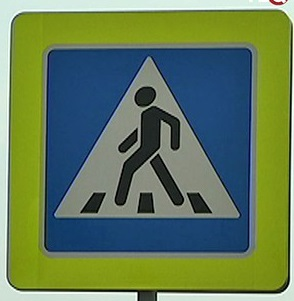
#> input picture picture-1.jpg, 294 x 301 px, found by its file name
$ jupyter execute Main.ipynb   (shell and % lines are left out)
#> lines starting #> are read from the running program, lines starting #| are printed output that depends on the picture; after the words box and inside, x2 and y2 are one past the last pixel; in counts of white or black regions, pixels touching at a corner belong together
<a href="https://colab.research.google.com/github/OSLL/sirius-cv/blob/25_clusterization_Daniil_Komarov/Main.ipynb" target="_parent"></a>

[cell 1]
import cv2
import numpy as np
from sklearn.cluster import OPTICS
from google.colab.patches import cv2_imshow

#Abstract class here
class RoadSignDetectorPattern:
  def __init__(self, test_img, query_img):
    self.test_img = test_img
    self.query_img = query_img

  def detect(self):
    pass

  def compare(self, test_kps, test_des, query_kps, query_des):
    pass

  def calculateSignCenters(self, query_kps, good_points):
    pass

  def run(self):
    pass

  def changeQueryImage(self, query_img):
    pass

#Specific class here
class RoadSignDetector(RoadSignDetectorPattern):
  def __init__(self, test_img, query_img):
      super().__init__(test_img, query_img)

  def detect(self):
    orb = cv2.ORB_create()
    test_kps, test_des = orb.detectAndCompute(self.test_img, None)
    query_kps, query_des = orb.detectAndCompute(self.query_img, None)
    return test_kps, test_des, query_kps, query_des

  def compare(self, test_kps, test_des, query_kps, query_des):
    flann = cv2.FlannBasedMatcher({"algorithm": 6, "table_number": 6, "key_size": 12, "multi_probe_level": 1}, {"checks": 50})
    matches = flann.knnMatch(test_des, query_des, k=2)
    good_points = []
    for m in matches:
        if m[0].distance < 0.7*m[1].distance:
            good_points.append(m[0])
    if(len(good_points) > 10):
      return good_points
    else:
      return None

  def calculateSignCenters(self, query_kps, good_points):
    if(len(good_points) > 10):
      x_gen = [query_kps[i.trainIdx].pt[0] for i in good_points]
      y_gen = [query_kps[i.trainIdx].pt[1] for i in good_points]
      coords = []
      for i, x_coord in enumerate(x_gen):
        coords.append([x_coord, y_gen[i]])

      points_to_clusterize = np.array(coords)
      clust = OPTICS(min_samples=25)
      clust.fit(points_to_clusterize)

      roadsign_kps = []
      i = 0
      while(True):
        points = points_to_clusterize[clust.labels_ == i]
        points = points.astype(int)
        if(points.size != 0):
          temp = []
          for point in points:
            temp.append(point)
          roadsign_kps.append(temp)
        else:
          break
        i += 1
      roadsign_coords = []
      for kps in roadsign_kps:
        x_kps = [i[0] for i in kps]
        y_kps = [i[1] for i in kps]
        roadsign_coords.append([min(x_kps), max(x_kps), min(y_kps), max(y_kps)])
      return roadsign_coords
    else:
      return None

  def run(self):
    t_kp, t_des, q_kp, q_des = self.detect()
    success = False
    for i in range(3):
      try:
        good_points = self.compare(t_kp, t_des, q_kp, q_des)
        success = True
        break
      except IndexError:
        pass
    if(success and good_points != None):
      roadsign_centers = self.calculateSignCenters(q_kp, good_points)
      for center in roadsign_centers:
        x_size = center[1]-center[0]
        y_size = center[3]-center[2]
        add_size_x = int(x_size/100*40)
        add_size_y = int(y_size/100*40)
        self.query_img = cv2.rectangle(self.query_img, (center[0]-add_size_x, center[2]-add_size_y), (center[1]+add_size_x, center[3]+add_size_y), (0, 0, 0), 2)
      cv2_imshow(self.query_img)
    else:
      print("Image doesn't contain road signs!")

  def changeQueryImage(self, query_img):
    self.query_img = query_img

#Main code here
img_test = cv2.imread('/content/picture-1.jpg', cv2.IMREAD_GRAYSCALE)
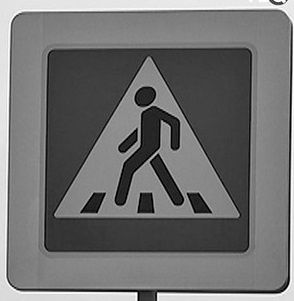
#> img_test: shape (301, 294); min 0, max 255, mean 112.3

img_query = cv2.imread('/content/picture-2.jpg', cv2.IMREAD_GRAYSCALE)
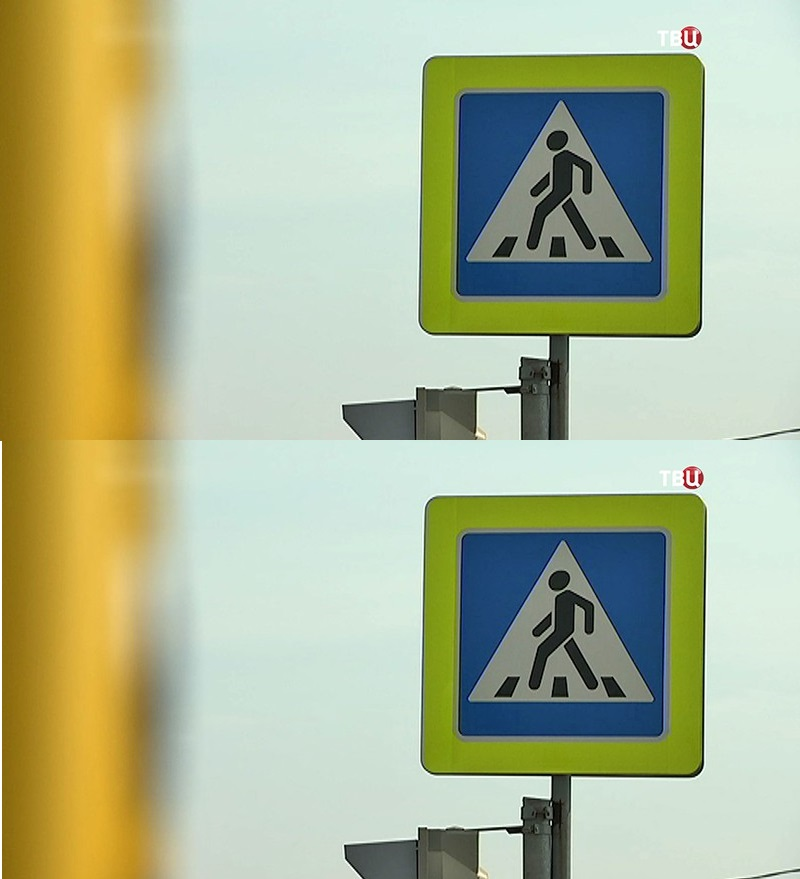
#> input picture picture-2.jpg, 800 x 879 px, found by its file name
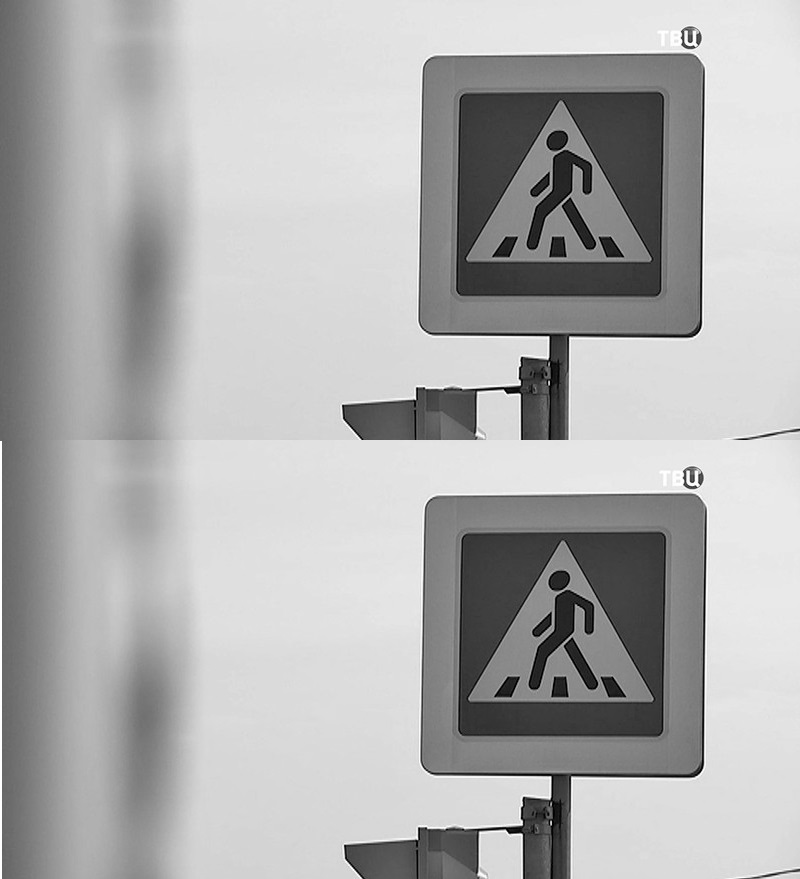
#> img_query: shape (879, 800); min 0, max 255, mean 175.2

img_query2 = cv2.imread('/content/picture-3.jpg', cv2.IMREAD_GRAYSCALE)
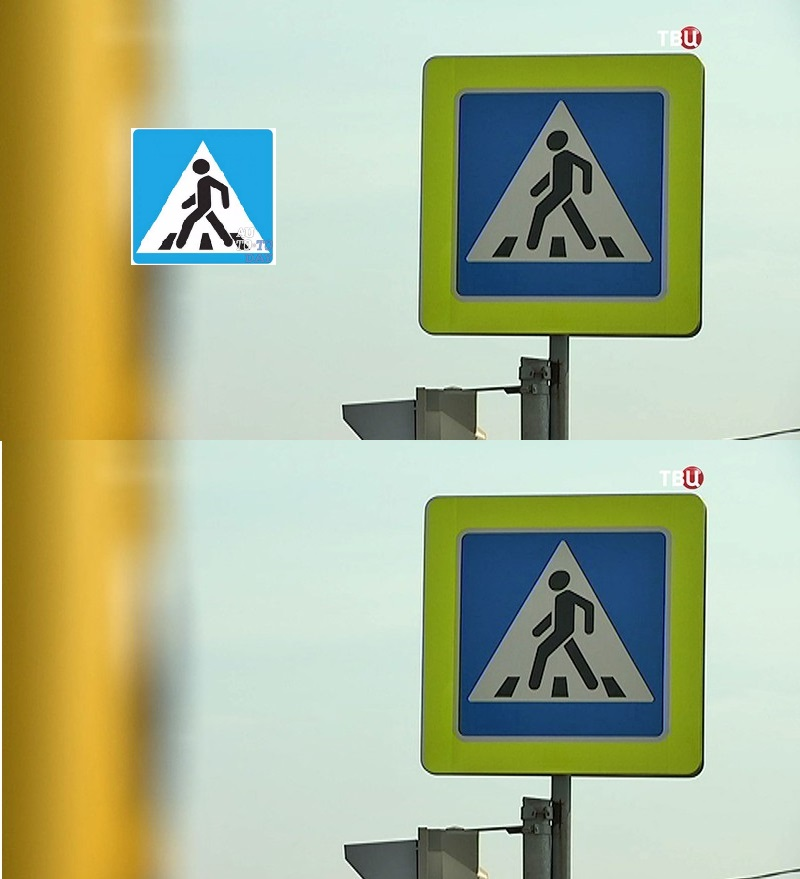
#> input picture picture-3.jpg, 800 x 879 px, found by its file name
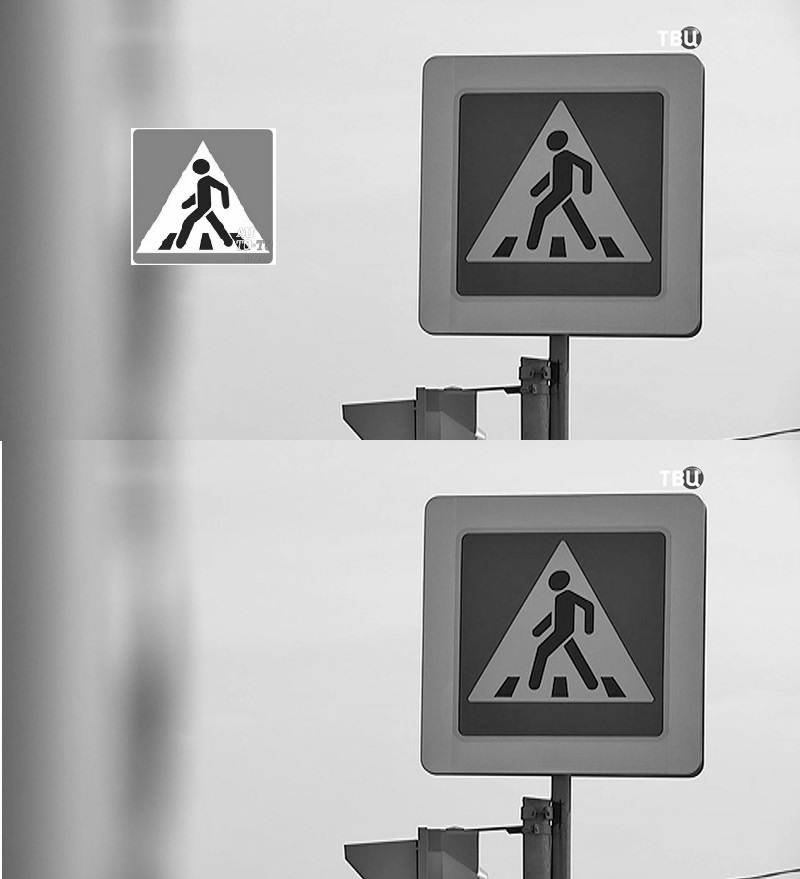
#> img_query2: shape (879, 800); min 0, max 255, mean 174

rsd = RoadSignDetector(img_test, img_query)
rsd.run()
#> in detect, `test_kps, test_des = orb.detectAndCompute(self.test_img, None)`: test_kps = 446 keypoints; strongest (x, y, size): (158, 155, 31), (150, 162, 31), (148, 162, 37.2), (136, 129, 31)
#> in detect, `query_kps, query_des = orb.detectAndCompute(self.query_img, None)`: query_kps = 500 keypoints; strongest (x, y, size): (550, 777, 31), (548, 337, 31), (690, 41, 37.2), (691, 484, 44.6)
#> in run, `t_kp, t_des, q_kp, q_des = self.detect()`: t_kp has the same summary as test_kps in detect; q_kp has the same summary as query_kps in detect
#> the loop in run, `for i in range(3):` made 2 passes
#> good_points on pass 2: 82 matches
#> in calculateSignCenters, `x_gen = [query_kps[i.trainIdx].pt[0] for i in good_points]`: x_gen = 82 values, max 624 at index 0, min 493.2 at index 1, mean 557.8
#> in calculateSignCenters, `y_gen = [query_kps[i.trainIdx].pt[1] for i in good_points]`: y_gen = 82 values, max 694.8 at index 0, min 145.2 at index 53, mean 416.3
#> the loop in calculateSignCenters, `for i, x_coord in enumerate(x_gen):` made 82 passes
#> x_coord on passes 1 to 12: 624, 493.2, 548.4, 552, 565.2, 564, 548.4, 569, 535.2, 624, 566.4, 508.8
#> after the loop in calculateSignCenters, `for i, x_coord in enumerate(x_gen):`: coords = 82 pairs, first value 493.2 to 624, second value 145.2 to 694.8
#> in calculateSignCenters, `points_to_clusterize = np.array(coords)`: points_to_clusterize has the same summary as coords
#> after the loop in calculateSignCenters, `while(True):`: i = 2; roadsign_kps = 2 items
#> the loop in calculateSignCenters, `for kps in roadsign_kps:` made 2 passes
#> after the loop in calculateSignCenters, `for kps in roadsign_kps:`: roadsign_coords = [[495, 624, 582, 694], [493, 604, 145, 255]]
#> the loop in run, `for center in roadsign_centers:` made 2 passes
#> (center, x_size, y_size, add_size_x, add_size_y) on passes 1 to 2: ([495, 624, 582, 694], 129, 112, 51, 44), ([493, 604, 145, 255], 111, 110, 44, 44)
#> pass 1, in run, `self.query_img = cv2.rectangle(self.query_img, (center[0]-add_size_x, ..`:
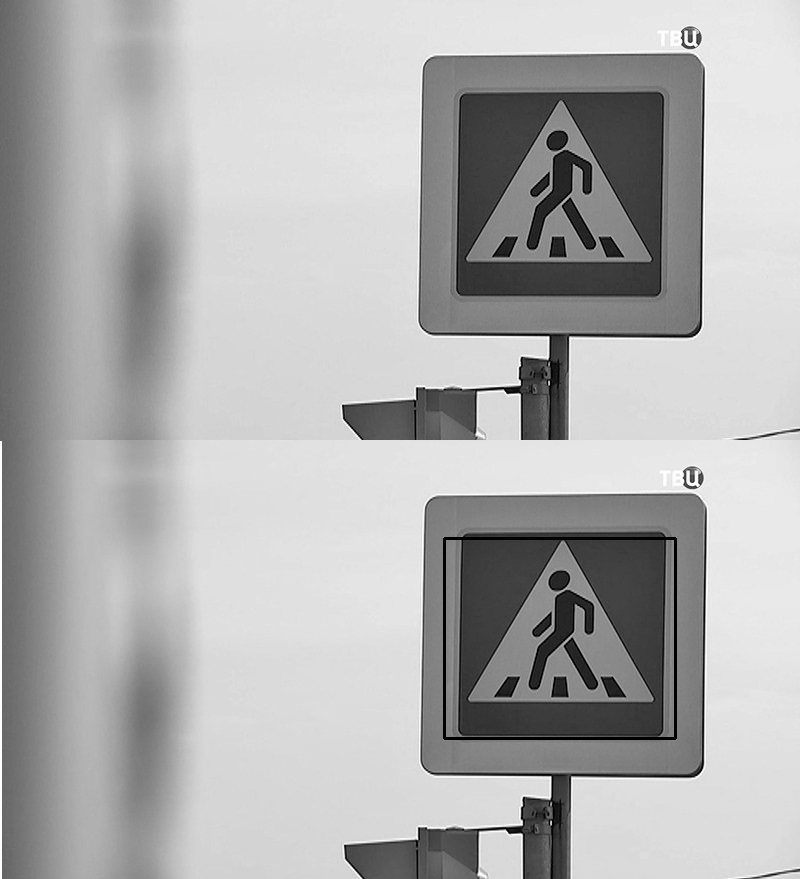
#> self.query_img: shape (879, 800); 0.37% of pixels changed, all inside (x1, y1, x2, y2) = (443, 537, 677, 740)
#> pass 2, in run, `self.query_img = cv2.rectangle(self.query_img, (center[0]-add_size_x, ..`:
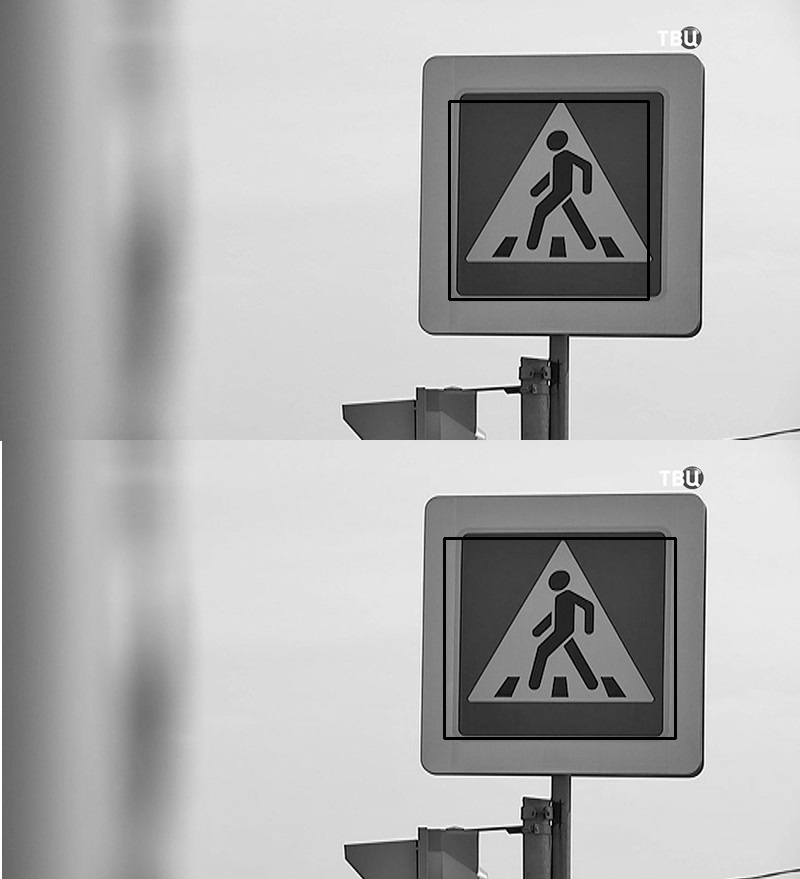
#> self.query_img: shape (879, 800); 0.34% of pixels changed, all inside (x1, y1, x2, y2) = (448, 100, 650, 301)
rsd.changeQueryImage(img_query2)
rsd.run()
#> in detect (call 2), `query_kps, query_des = orb.detectAndCompute(self.query_img, None)`: query_kps = 500 keypoints; strongest (x, y, size): (211, 212, 31), (194, 203, 31), (226, 206, 37.2), (206, 216, 31)
#> in run (call 2), `t_kp, t_des, q_kp, q_des = self.detect()`: q_kp has the same summary as query_kps in detect
#> the loop in run (call 2), `for i in range(3):` made 1 pass
#> good_points on pass 1: 45 matches
#> the loop in calculateSignCenters (call 2), `for i, x_coord in enumerate(x_gen):` made 45 passes
#> x_coord on passes 1 to 12: 245.4, 159.6, 523.1, 564, 200, 562.8, 226.8, 211, 229.2, 194, 198, 207
#> the loop in calculateSignCenters (call 2), `for kps in roadsign_kps:` made 1 pass
#> in run (call 2), `roadsign_centers = self.calculateSignCenters(q_kp, good_points)`: roadsign_centers = [[159, 603, 158, 679]]
#> the loop in run (call 2), `for center in roadsign_centers:` made 1 pass
#> (center, x_size, y_size, add_size_x, add_size_y) on pass 1: ([159, 603, 158, 679], 444, 521, 177, 208)
#> pass 1, in run (call 2), `self.query_img = cv2.rectangle(self.query_img, (center[0]-add_size_x, ..`:
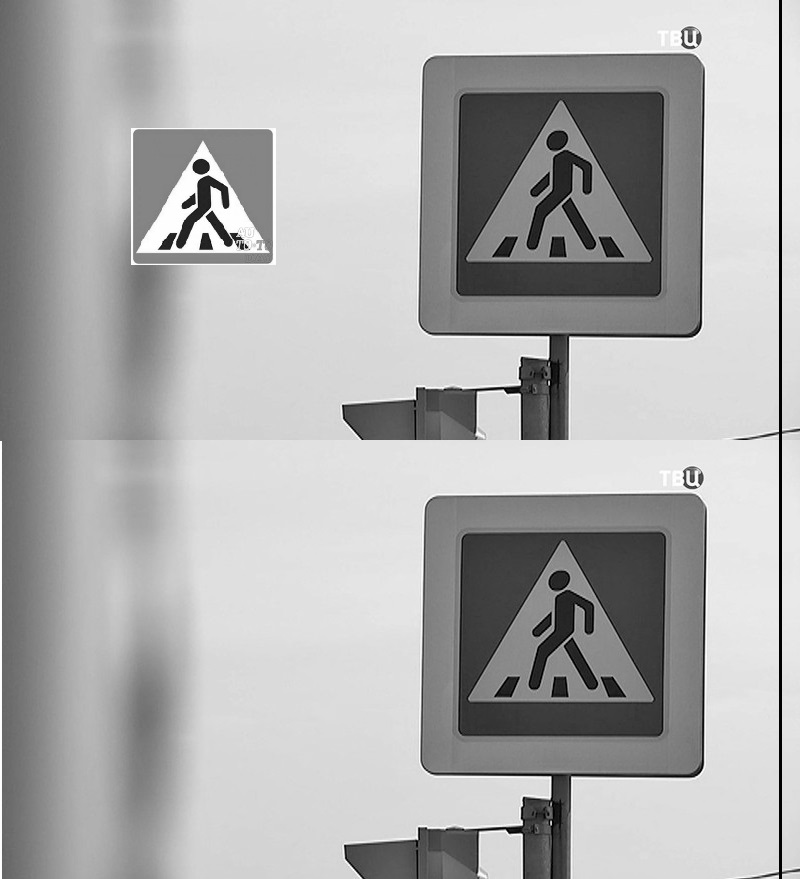
#> self.query_img: shape (879, 800); 0.38% of pixels changed, all inside (x1, y1, x2, y2) = (779, 0, 782, 879)
